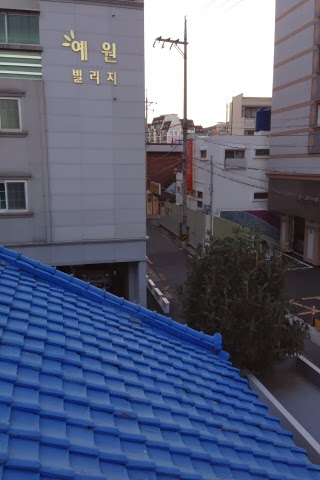
#> input picture 0306_simple_python/images/S1.jpg, 320 x 480 px, found by its file name
$ python simple.py
#> lines starting #> are read from the running program, lines starting #| are printed output that depends on the picture
#coding: utf-8
import numpy as np
import cv2
import time
# # case 1
# img1 = cv2.imread('./images/simple/1.jpg')
# img2 = cv2.imread('./images/simple/2.jpg')

# case 2
img1 = cv2.imread('/mnt/sdb/jingyu.lu/0306_stitch/stiching/0306_simple_python/images/S1.jpg')
#> img1 is the input picture: shape (480, 320, 3); mean B, G, R 121.5, 96.9, 89.6
img2 = cv2.imread('/mnt/sdb/jingyu.lu/0306_stitch/stiching/0306_simple_python/images/S2.jpg')
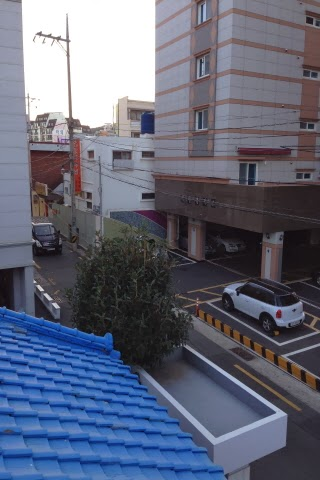
#> input picture 0306_simple_python/images/S2.jpg, 320 x 480 px, found by its file name
#> img2 is the input picture: shape (480, 320, 3); mean B, G, R 121.4, 102.9, 97.7


start =time.time()
def feature_points_sift():
    surf = cv2.SIFT_create()
    kp1,des1=surf.detectAndCompute(img1,None)  #查找关键点和描述符
    kp2,des2=surf.detectAndCompute(img2,None)

    FLANN_INDEX_KDTREE=0   #建立FLANN匹配器的参数
    indexParams=dict(algorithm=FLANN_INDEX_KDTREE,trees=10) #配置索引，密度树的数量为10
    searchParams=dict(checks=50)    #指定递归次数
    #FlannBasedMatcher：是目前最快的特征匹配算法（最近邻搜索）
    flann=cv2.FlannBasedMatcher(indexParams,searchParams)  #建立匹配器
    matches=flann.knnMatch(des1,des2,k=2)  #得出匹配的关键点
    good=[]
    #提取优秀的特征点
    for m,n in matches:
        if m.distance < 0.7*n.distance: #如果第一个邻近距离比第二个邻近距离的0.7倍小，则保留
            good.append(m)
    return good,kp1,kp2

def feature_points_orb():
    # 实例化ORB算子
    orb = cv2.ORB_create()
    kp1, des_1 = orb.detectAndCompute(img1, None)
    kp2, des_2 = orb.detectAndCompute(img2, None)

    # BFMatcher算子匹配
    bf = cv2.BFMatcher(cv2.NORM_HAMMING, crossCheck=True)
    matches = bf.match(des_1, des_2)
    matches = sorted(matches, key=lambda x: x.distance)#[:500]
    return matches,kp1,kp2

def feature_points_akaze():
    AKAZE = cv2.AKAZE_create()
    kp1, des1 = AKAZE.detectAndCompute(img1, None)
#> kp1 = 193 keypoints; strongest (x, y, size): (186, 124, 8.1), (159, 38, 4.8), (162, 123, 11.4), (187, 123, 5.7)
    kp2, des2 = AKAZE.detectAndCompute(img2, None)
#> kp2 = 268 keypoints; strongest (x, y, size): (73, 123, 8.1), (146, 120, 16.1), (230, 289, 8.1), (117, 154, 8.1)
    matcher = cv2.BFMatcher(cv2.NORM_HAMMING)
    matches_all = matcher.match(des1, des2) # cv2.Dmatch  distance 114 trainIdx 132
#> matches_all = 193 matches
    return matches_all,kp1,kp2

# features find surf
# good,kp1,kp2 = feature_points_sift()

# featuers find orb
# good,kp1,kp2 = feature_points_orb()

# features find akaze
good,kp1,kp2 = feature_points_akaze()
#> good = 193 matches

print("feature find time:",time.time() - start)

src_pts = np.array([ kp1[m.queryIdx].pt for m in good])    #查询图像的特征描述子索引
#> src_pts = 193 pairs, first value 30.22 to 276.5, second value 33.65 to 432.4
dst_pts = np.array([ kp2[m.trainIdx].pt for m in good])    #训练(模板)图像的特征描述子索引
#> dst_pts = 193 pairs, first value 30.87 to 287.7, second value 31.08 to 439
M,mask=cv2.findHomography(src_pts,dst_pts,cv2.RANSAC, 5.0)         #生成变换矩阵
#> M = [[1.31, 0.0333, -163.1], [0.175, 1.2, -36.39], [0.000954, -1.65e-06, 1]]; mask = 193 values, max 1 at index 1, min 0 at index 0, mean 0.472

warpImg = cv2.warpPerspective(img2, np.linalg.inv(M), (img1.shape[1] + img2.shape[1], img2.shape[0]))#透视变换
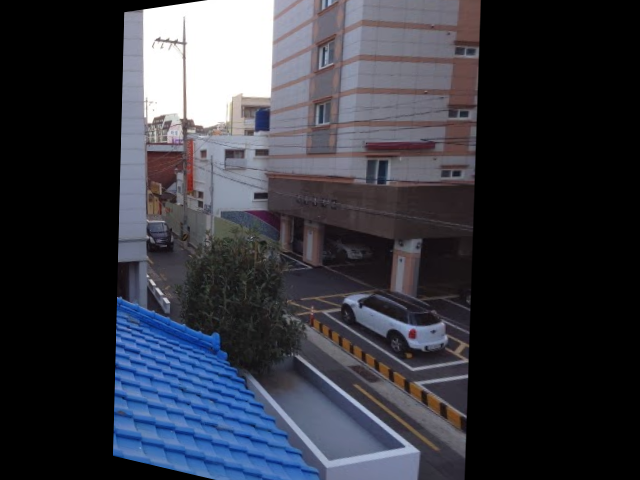
#> warpImg: shape (480, 640, 3); mean B, G, R 63, 54, 52.2
direct = warpImg.copy()

direct[0:img1.shape[0], 0:img1.shape[1]] = img1
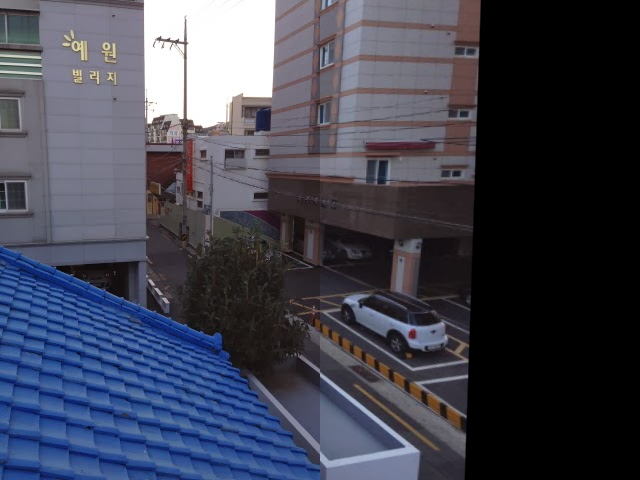
#> direct: shape (480, 640, 3); mean B, G, R 81.5, 67, 64.6
cv2.imwrite("./ori_direct.png", direct) # 直接拼接，有明显缝隙

# 融合拼接
simple = time.time()
rows, cols = img1.shape[:2]
#> rows = 480; cols = 320

for col in range(0, cols):
    if img1[:, col].any() and warpImg[:, col].any():  # 开始重叠的最左端
        left = col
        break
for col in range(cols - 1, 0, -1):
    if img1[:, col].any() and warpImg[:, col].any():  # 重叠的最右一列
        right = col
        break

blending = time.time()
res = np.zeros([rows, cols, 3], np.uint8)
for row in range(0, rows):
    for col in range(0, cols):
        if not img1[row, col].any():  # 如果没有原图，用旋转的填充
            res[row, col] = warpImg[row, col]
        elif not warpImg[row, col].any():
            res[row, col] = img1[row, col]
        else: #加权处理，重叠部分，离左边图近的，左边图的权重就高一些，离右边近的，右边旋转图的权重就高一些，然后两者相加，使得过渡是平滑地
            srcImgLen = float(abs(col - left))
            testImgLen = float(abs(col - right))
            alpha = srcImgLen / (srcImgLen + testImgLen)
            res[row, col] = np.clip(img1[row, col] * (1 - alpha) + warpImg[row, col] * alpha, 0, 255)
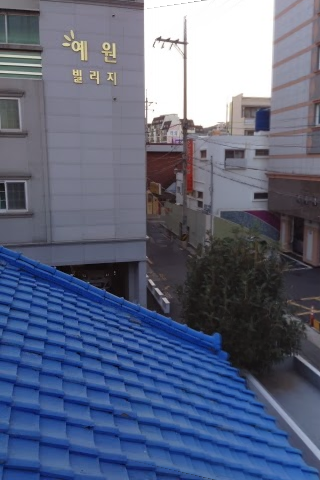
#> res: shape (480, 320, 3); mean B, G, R 127.3, 101.7, 92.6

warpImg[0:img1.shape[0], 0:img1.shape[1]] = res
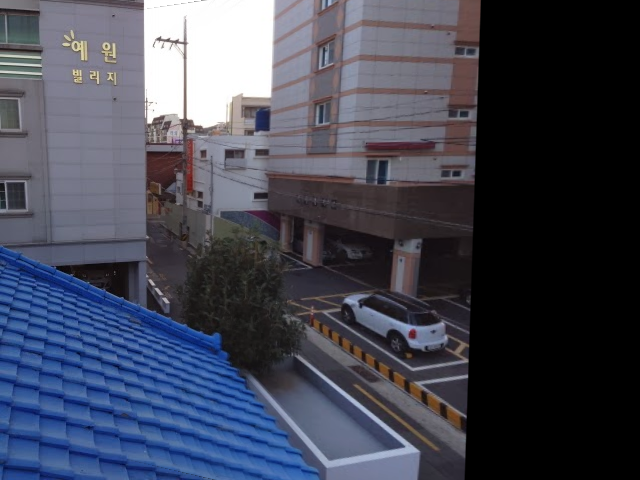
#> warpImg: shape (480, 640, 3); mean B, G, R 84.4, 69.5, 66.1
final = time.time()

print("simple stich cost %f" % (simple - start))
print("\nblending cost %f" % (final - blending))
print("\ntotal cost %f" % (final - start))

cv2.imwrite("./warp.png", warpImg)

# 绘制匹配的特征点
draw_params = dict(matchColor = (0,255,0),singlePointColor = (255,0,0),flags = 2)
img3 = cv2.drawMatches(img1,kp1,img2,kp2,good,None,**draw_params)
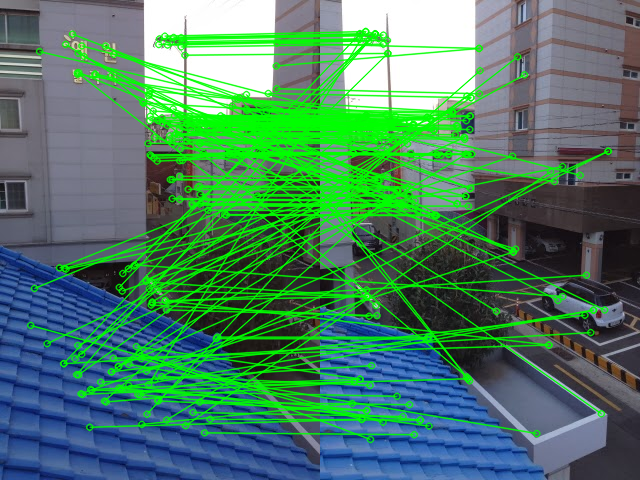
#> img3: shape (480, 640, 3); mean B, G, R 100.5, 127, 76.2
cv2.imwrite("./params.png", img3)
